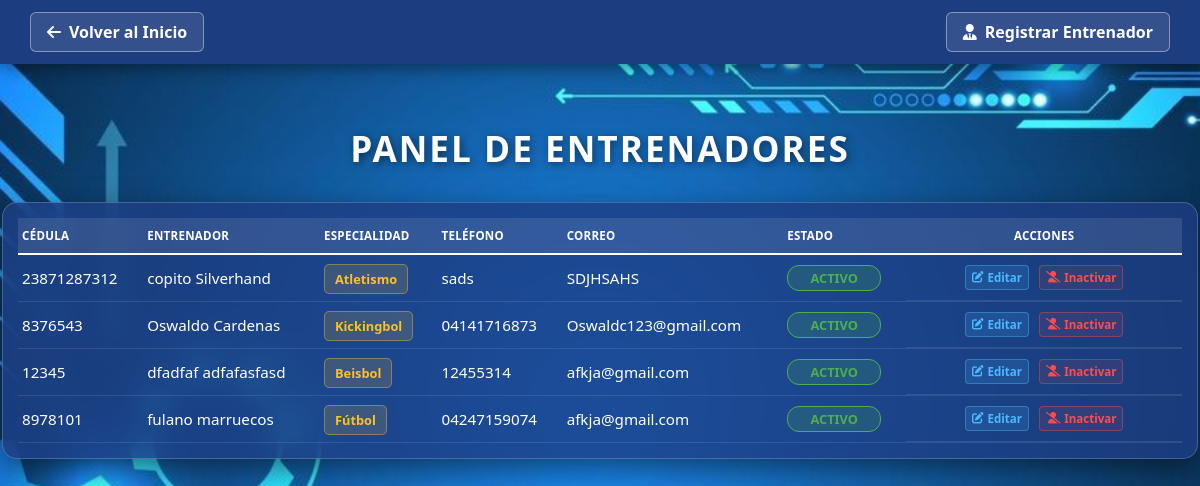
The page /vista/ver_entrenadores.php?pagina=1 on the database as committed earlier.
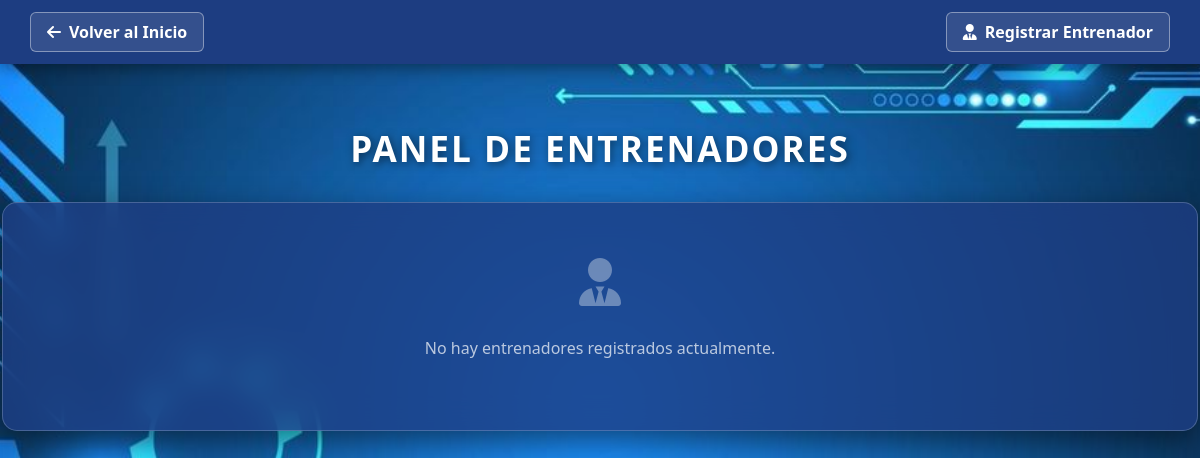
The same page on the database as committed later.
### tables this page shows
CREATE TABLE `entrenadores` (
  `id` int(11) NOT NULL,
  `cedula` varchar(20) NOT NULL,
  `nombre` varchar(100) NOT NULL,
  `apellido` varchar(100) NOT NULL,
  `disciplina_id` int(11) DEFAULT NULL,
  `telefono` varchar(20) DEFAULT NULL,
  `correo` varchar(100) DEFAULT NULL,
  `estado` enum('activo','inactivo') NOT NULL
);

CREATE TABLE `disciplinas` (
  `id` int(11) NOT NULL,
  `nombre_disciplina` varchar(50) NOT NULL
);

### controlador/controlador_entrenadores.php (called while the page is built, shortened)
<?php
require_once 'conexion.php';
$limite = 10;
$pagina = isset($_GET['pagina']) ? (int)$_GET['pagina'] : 1;
$inicio = ($pagina - 1) * $limite;
$sql_total = "SELECT COUNT(*) as total FROM entrenadores";
$res_total = $conexion->query($sql_total);
$query = "SELECT e.id, e.cedula, e.nombre, e.apellido, e.telefono, e.correo, e.estado, d.nombre_disciplina
          FROM entrenadores e
          LEFT JOIN disciplinas d ON e.disciplina_id = d.id
          ORDER BY e.id DESC
          LIMIT ? OFFSET ?";
$stmt = $conexion->prepare($query);
$stmt->bind_param("ii", $limite, $inicio);
$stmt->execute();
$resultado = $stmt->get_result();
?>

### vista/ver_entrenadores.php (the view, shortened to what this page needs)
<?php
require_once '../controlador/controlador_entrenadores.php';
?>
<!DOCTYPE html>
<html lang="es">
<head>
    <link rel="stylesheet" href="../estilo/style11.css">
    <link rel="stylesheet" href="../estilo/style5.css">
    <link rel="stylesheet" href="https://cdnjs.cloudflare.com/ajax/libs/font-awesome/6.0.0/css/all.min.css">
</head>
<body>
    <header class="main-header">
        <div class="header-container">
            <a href="../vista/inicio.php" class="btn-back">
                <i class="fas fa-arrow-left"></i> Volver al Inicio
            </a>
            <a href="registrar_entrenadores.php" class="btn-back">
                <i class="fas fa-user-tie"></i> Registrar Entrenador
            </a>
        </div>
    </header>
    <main class="central-container">
        <h1 class="main-title">Panel de Entrenadores</h1>
        <div class="glass-table-container">
            <?php if (isset($resultado) && $resultado->num_rows > 0): ?>
                <table class="user-table">
                    <thead>
                        <tr>
                            <th>Cédula</th>
                            <th>Entrenador</th>
                            <th>Especialidad</th>
                            <th>Teléfono</th>
                            <th>Correo</th>
                            <th>Estado</th>
                            <th style="text-align: center;">Acciones</th>
                        </tr>
                    </thead>
                    <tbody>
                        <?php while($row = $resultado->fetch_assoc()): ?>
                            <tr>
                                <td><?php echo htmlspecialchars($row['cedula']); ?></td>
                                <td><?php echo htmlspecialchars($row['nombre'] . " " . $row['apellido']); ?></td>
                                <td>
                                    <span class="badge-disciplina">
                                        <?php echo htmlspecialchars($row['nombre_disciplina'] ?? 'Sin asignar'); ?>
                                    </span>
                                </td>
                                <td><?php echo htmlspecialchars($row['telefono']); ?></td>
                                <td><?php echo htmlspecialchars($row['correo']); ?></td>
                                <td>
                                    <?php $clase = ($row['estado'] == 'activo') ? 'estado-activo' : 'estado-inactivo'; ?>
                                    <span class="badge-estado <?php echo $clase; ?>"><?php echo ucfirst($row['estado']); ?></span>
                                </td>
                                <td class="action-cell">
                                    <a href="editar_entrenador.php?id=<?php echo $row['id']; ?>&pagina=<?php echo $pagina; ?>" class="btn-table edit">
                                        <i class="fas fa-edit"></i> Editar
                                    </a>
                                    <?php if ($row['estado'] == 'activo'): ?>
                                        <a href="../controlador/controlador_estado_entrenador.php?id=<?php echo $row['id']; ?>&actual=activo&pagina=<?php echo $pagina; ?>" class="btn-inactivar">
                                            <i class="fas fa-user-slash"></i> Inactivar
                                        </a>
                                    <?php else: ?>
                                        <a href="../controlador/controlador_estado_entrenador.php?id=<?php echo $row['id']; ?>&actual=inactivo&pagina=<?php echo $pagina; ?>" class="btn-activar">
                                            <i class="fas fa-user-check"></i> Activar
                                        </a>
                                    <?php endif; ?>
                                </td>
                            </tr>
                        <?php endwhile; ?>
                    </tbody>
                </table>
            <?php else: ?>
                <div class="empty-state" style="text-align: center; color: white; padding: 40px;">
                    <i class="fas fa-user-tie fa-3x" style="margin-bottom: 15px; opacity: 0.5;"></i>
                    <p>No hay entrenadores registrados actualmente.</p>
                </div>
            <?php endif; ?>
        </div>
    </main>
</body>
</html>

### estilo/style11.css (style rules this page uses)
body { margin: 0; padding: 0; font-family: 'Segoe UI', Roboto, Helvetica, Arial, sans-serif; background-image: url('../estilo/background_cancha.jpg'); background-size: cover; background-position: center; background-attachment: fixed; min-height: 100vh; }
.main-header { background-color: #1D3D81; width: 100%; padding: 12px 0; position: fixed; top: 0; z-index: 1000; box-shadow: 0 4px 15px rgba(0,0,0,0.4); }
.header-container { display: flex; justify-content: space-between; align-items: center; padding: 0 30px; }
.btn-back { background: rgba(255, 255, 255, 0.1); color: white; text-decoration: none; padding: 8px 16px; border-radius: 6px; border: 1px solid rgba(255, 255, 255, 0.4); font-weight: 600; transition: 0.3s; display: flex; align-items: center; gap: 8px; }
.central-container { padding-top: 110px; padding-bottom: 40px; display: flex; flex-direction: column; align-items: center; }
.main-title { color: white; font-size: 2.2rem; text-transform: uppercase; text-shadow: 2px 2px 10px rgba(0,0,0,0.6); margin-bottom: 30px; letter-spacing: 2px; }
.glass-table-container { background: rgba(29, 61, 129, 0.85); backdrop-filter: blur(15px); -webkit-backdrop-filter: blur(15px); border: 1px solid rgba(255, 255, 255, 0.15); border-radius: 15px; padding: 30px; width: 95%; max-width: 1450px; box-shadow: 0 15px 35px rgba(0,0,0,0.6); overflow-x: auto; }
.empty-state { padding: 60px 0; opacity: 0.7; }
.user-table { width: 100%; border-collapse: collapse; color: white; font-size: 0.95rem; }
.user-table thead tr { border-bottom: 2px solid #FFFFFF; background: rgba(255, 255, 255, 0.05); }
.user-table th { padding: 18px 12px; text-transform: uppercase; font-weight: 700; letter-spacing: 1px; text-align: left; }
.user-table td { padding: 15px 12px; border-bottom: 1px solid rgba(255, 255, 255, 0.1); vertical-align: middle; }
.action-cell { display: flex; gap: 10px; justify-content: center; min-width: 220px; }
.btn-table, .btn-activar, .btn-inactivar { text-decoration: none; padding: 8px 15px; border-radius: 6px; font-size: 0.85rem; font-weight: 600; display: inline-flex; align-items: center; gap: 8px; transition: all 0.3s cubic-bezier(0.4, 0, 0.2, 1); border: 1px solid transparent; }
.btn-table.edit { background: rgba(77, 184, 255, 0.1); color: #4db8ff; border-color: rgba(77, 184, 255, 0.4); }
.btn-inactivar { background: rgba(255, 77, 77, 0.1); color: #ff4d4d; border-color: rgba(255, 77, 77, 0.4); }
.badge-estado { padding: 5px 12px; border-radius: 20px; font-size: 0.75rem; font-weight: bold; text-transform: uppercase; display: inline-block; text-align: center; min-width: 80px; }
.estado-activo { background: rgba(40, 167, 69, 0.2); color: #2ecc71; border: 1px solid #2ecc71; }
.badge-disciplina { background: rgba(251, 192, 45, 0.15); color: #FBC02D; padding: 5px 10px; border-radius: 5px; font-size: 0.8rem; font-weight: 600; border: 1px solid rgba(251, 192, 45, 0.4); }

Rows that differ between the two databases and show on the page:
removed entrenadores: cedula "23871287312", nombre+apellido "copito Silverhand", disciplina.nombre_disciplina "Atletismo", telefono "sads", correo "SDJHSAHS", estado "ACTIVO"
removed entrenadores: cedula "8376543", nombre+apellido "Oswaldo Cardenas", disciplina.nombre_disciplina "Kickingbol", telefono "04141716873", correo "Oswaldc123@gmail.com", estado "ACTIVO"
removed entrenadores: cedula "12345", nombre+apellido "dfadfaf adfafasfasd", disciplina.nombre_disciplina "Beisbol", telefono "12455314", correo "afkja@gmail.com", estado "ACTIVO"
removed entrenadores: cedula "8978101", nombre+apellido "fulano marruecos", disciplina.nombre_disciplina "Fútbol", telefono "04247159074", correo "afkja@gmail.com", estado "ACTIVO"
Other text that changed with them:
text no longer shown: "CÉDULA ENTRENADOR ESPECIALIDAD TELÉFONO CORREO ESTADO ACCIONES"
text now shown: "No hay entrenadores registrados actualmente."
